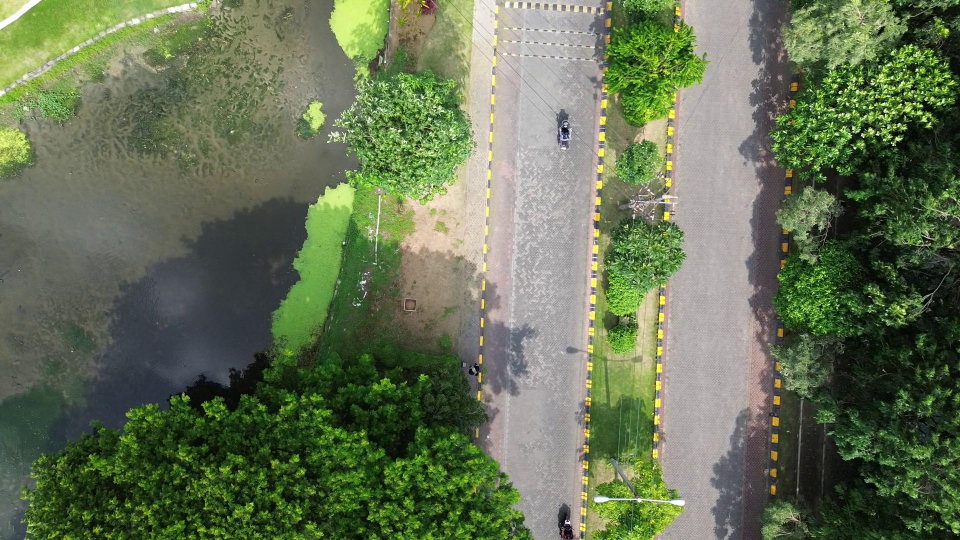
#> input picture dataset2/frame_20250206_072846_184100.jpg, 1920 x 1080 px (shown at 1/2 size); its folder holds 4 pictures in this run
$ python evaluation_orb.py
#> lines starting #> are read from the running program, lines starting #| are printed output that depends on the picture
import cv2
import numpy as np
import os
import csv
import psutil
import time

# ================= UTIL =================

def auto_crop(image):
    gray = cv2.cvtColor(image, cv2.COLOR_BGR2GRAY)
    _, thresh = cv2.threshold(gray, 1, 255, cv2.THRESH_BINARY)
    contours, _ = cv2.findContours(thresh, cv2.RETR_EXTERNAL, cv2.CHAIN_APPROX_SIMPLE)
    if contours:
        x, y, w, h = cv2.boundingRect(max(contours, key=cv2.contourArea))
        return image[y:y+h, x:x+w]
    return image

def blend_images(base_img, overlay_img, x, y):
    h, w = overlay_img.shape[:2]
    roi = base_img[y:y+h, x:x+w]

    gray = cv2.cvtColor(overlay_img, cv2.COLOR_BGR2GRAY)
    _, mask = cv2.threshold(gray, 1, 255, cv2.THRESH_BINARY)

    bg = cv2.bitwise_and(roi, roi, mask=cv2.bitwise_not(mask))
    fg = cv2.bitwise_and(overlay_img, overlay_img, mask=mask)

    base_img[y:y+h, x:x+w] = cv2.add(bg, fg)
    return base_img

# ================= EVALUATION =================

def evaluate_pair_orb(img1, img2):
    start = time.time()

    gray1 = cv2.cvtColor(img1, cv2.COLOR_BGR2GRAY)
    gray2 = cv2.cvtColor(img2, cv2.COLOR_BGR2GRAY)

    orb = cv2.ORB_create(nfeatures=40000)
    kp1, des1 = orb.detectAndCompute(gray1, None)
    kp2, des2 = orb.detectAndCompute(gray2, None)

    if des1 is None or des2 is None:
        return None, None

    bf = cv2.BFMatcher(cv2.NORM_HAMMING)
    matches = bf.knnMatch(des1, des2, k=2)

    good = [m for m, n in matches if m.distance < 0.75 * n.distance]

    if len(good) < 10:
        return None, None

    src = np.float32([kp1[m.queryIdx].pt for m in good]).reshape(-1,1,2)
    dst = np.float32([kp2[m.trainIdx].pt for m in good]).reshape(-1,1,2)

    H, mask = cv2.findHomography(src, dst, cv2.RANSAC, 5.0)
    if H is None:
        return None, None

    inliers = int(mask.sum())
    projected = cv2.perspectiveTransform(src, H)
    reproj_error = np.mean(np.linalg.norm(projected - dst, axis=2))
    elapsed = time.time() - start

    stats = {
        "kp1": len(kp1),
        "kp2": len(kp2),
        "total_matches": len(matches),
        "good_matches": len(good),
        "inliers": inliers,
        "reproj_error": round(reproj_error, 2),
        "time": round(elapsed, 2)
    }

    return H, stats

def stitch_pair(base, img, H):
    h1, w1 = base.shape[:2]
    h2, w2 = img.shape[:2]

    corners = np.float32([[0,0],[0,h1],[w1,h1],[w1,0]]).reshape(-1,1,2)
    warped = cv2.perspectiveTransform(corners, H)

    all_corners = np.concatenate((warped,
        np.float32([[0,0],[0,h2],[w2,h2],[w2,0]]).reshape(-1,1,2)))

    xmin, ymin = np.int32(all_corners.min(axis=0).ravel())
    xmax, ymax = np.int32(all_corners.max(axis=0).ravel())

    T = np.array([[1,0,-xmin],[0,1,-ymin],[0,0,1]])
    result = cv2.warpPerspective(base, T @ H, (xmax-xmin, ymax-ymin))
    return blend_images(result, img, -xmin, -ymin)

# ================= PIPELINE =================

def run_photogrammetry_orb(folder):
#> called with folder = 'dataset2'
    files = sorted([os.path.join(folder,f) for f in os.listdir(folder)
                    if f.lower().endswith(('.jpg','.png','.jpeg'))])
    images = [cv2.imread(f) for f in files]
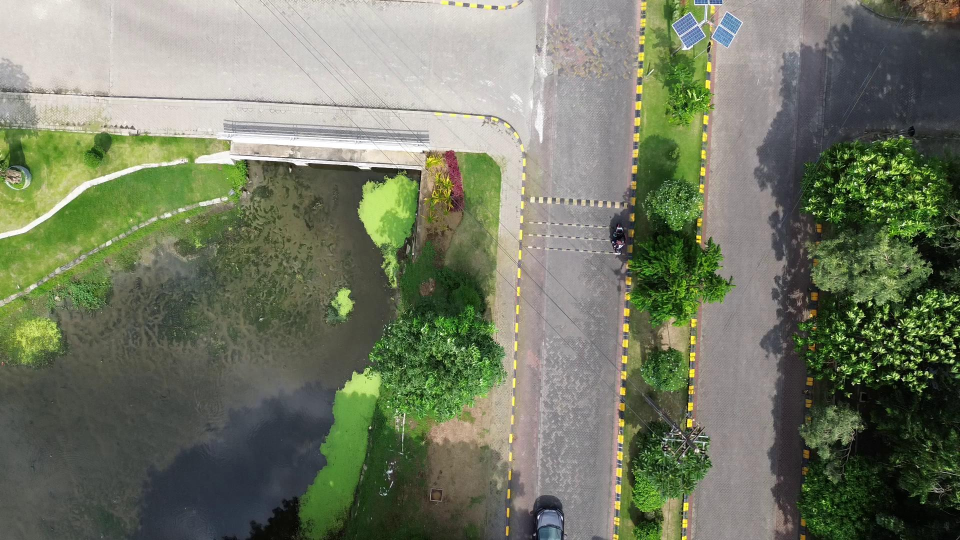
#> input picture dataset2/frame_20250206_072850_054633.jpg, 1920 x 1080 px (shown at 1/2 size)
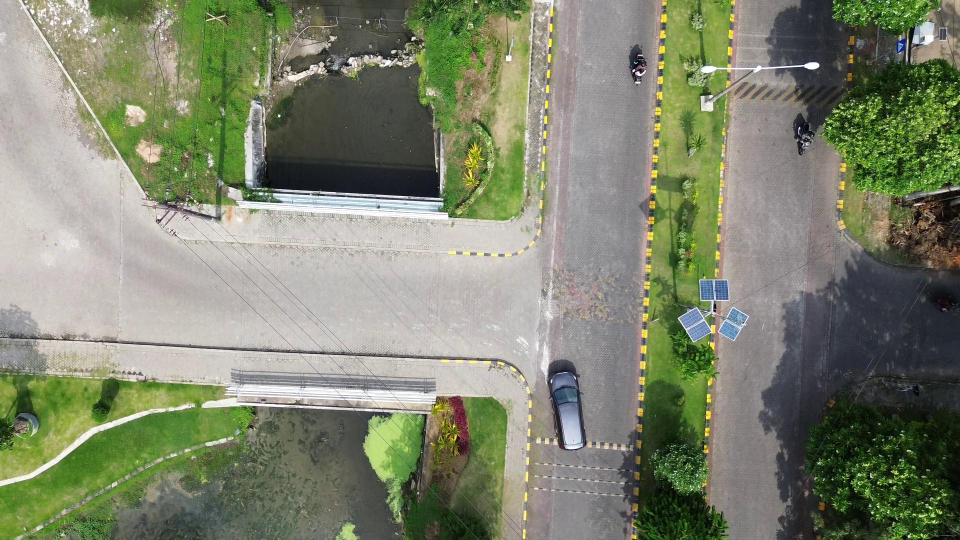
#> input picture dataset2/frame_20250206_072853_925166.jpg, 1920 x 1080 px (shown at 1/2 size)
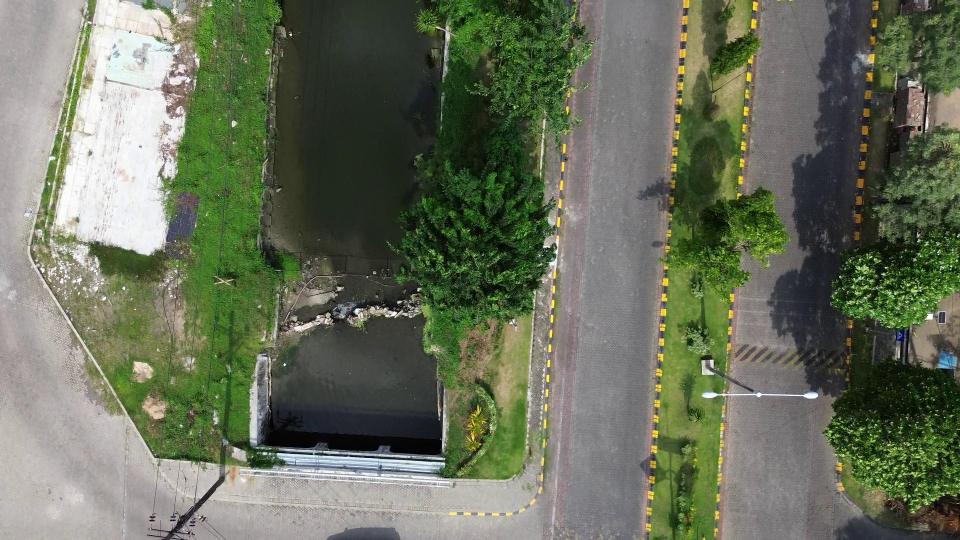
#> input picture dataset2/frame_20250206_072857_795700.jpg, 1920 x 1080 px (shown at 1/2 size)
#> images = 4 items

    total_images = len(images)
#> total_images = 4
    print(f"Total images to process: {total_images}")
#| Total images to process: 4

    stitched = images[0]
#> stitched is the input picture: shape (1080, 1920, 3); mean B, G, R 84, 114, 101.3
    process = psutil.Process(os.getpid())

    kp1_list, kp2_list = [], []

    with open("evaluation_orb.csv", "w", newline="") as f:
        writer = csv.writer(f)
        writer.writerow([
            "Pair",
            "KP Img1",
            "KP Img2",
            "Total Matches",
            "Good Matches",
            "Inliers",
            "Reprojection Error",
            "Time (s)",
            "Memory (MB)"
        ])

        for i in range(1, total_images):
            progress = (i / (total_images - 1)) * 100
            print(f"Processing image {i+1}/{total_images} ({progress:.1f}%)")

            H, stats = evaluate_pair_orb(images[i-1], images[i])
            if H is None:
                print("  ⚠ Pair skipped (insufficient matches)")
                continue

            stitched = stitch_pair(stitched, images[i], H)

            mem = process.memory_info().rss / (1024*1024)
            writer.writerow([
                i,
                stats["kp1"],
                stats["kp2"],
                stats["total_matches"],
                stats["good_matches"],
                stats["inliers"],
                stats["reproj_error"],
                stats["time"],
                round(mem,2)
            ])

            # simpan untuk statistik keypoint
            kp1_list.append(stats["kp1"])
            kp2_list.append(stats["kp2"])

            if i % 5 == 0:
                stitched = auto_crop(stitched)
                stitched = cv2.resize(
                    stitched,
                    (stitched.shape[1]//2, stitched.shape[0]//2),
                    interpolation=cv2.INTER_AREA
                )
#> this loop made 1 pass
#> (progress, matches in evaluate_pair_orb, good in evaluate_pair_orb, inliers in evaluate_pair_orb, reproj_error in evaluate_pair_orb, xmin in stitch_pair, ymin in stitch_pair, xmax in stitch_pair) on pass 1: (33.33, 39431 matches, 730 matches, 469, 84.18, 0, 0, 1979)
#| Processing image 2/4 (33.3%)
#> pass 1, in evaluate_pair_orb, `gray2 = cv2.cvtColor(img2, cv2.COLOR_BGR2GRAY)`:
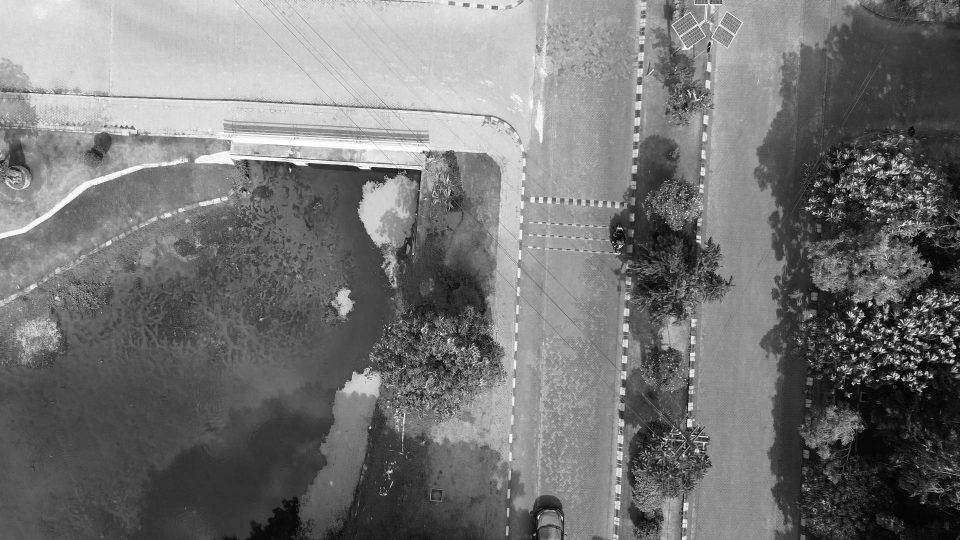
#> gray2: shape (1080, 1920) (shown at 1/2 size); min 0, max 255, mean 116.8
#> pass 1, in stitch_pair, `result = cv2.warpPerspective(base, T @ H, (xmax-xmin, ymax-ymin))`:
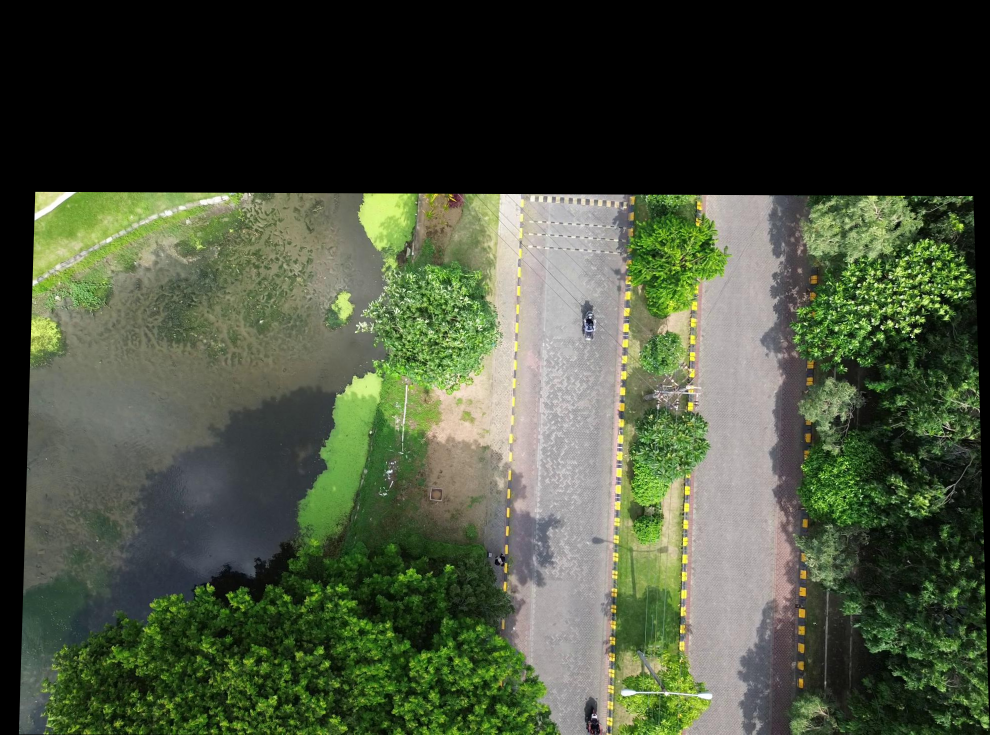
#> result: shape (1469, 1979, 3) (shown at 1/2 size); mean B, G, R 59.2, 80.5, 71.4
#> pass 1, in blend_images, `roi = base_img[y:y+h, x:x+w]`:
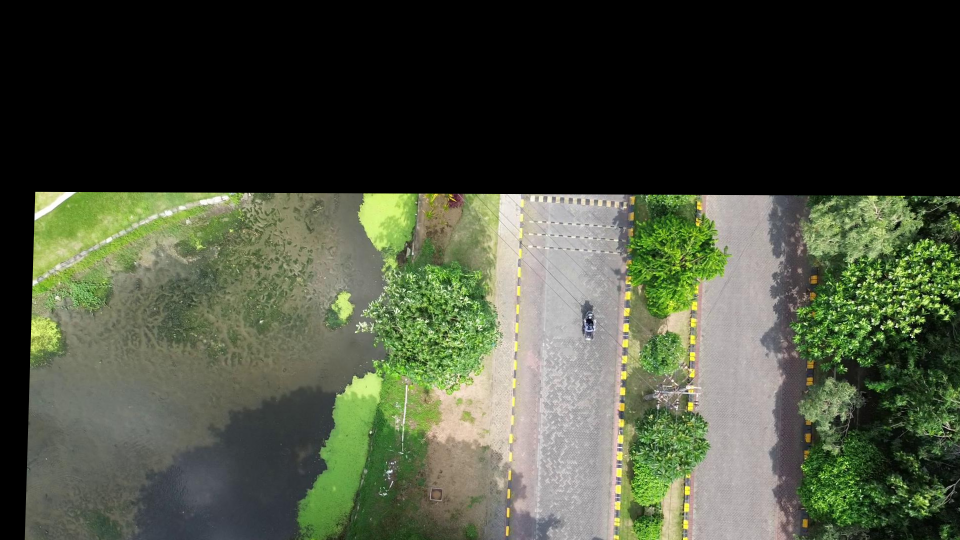
#> roi: shape (1080, 1920, 3) (shown at 1/2 size); mean B, G, R 61.1, 79.9, 73.3
#> after the loop:
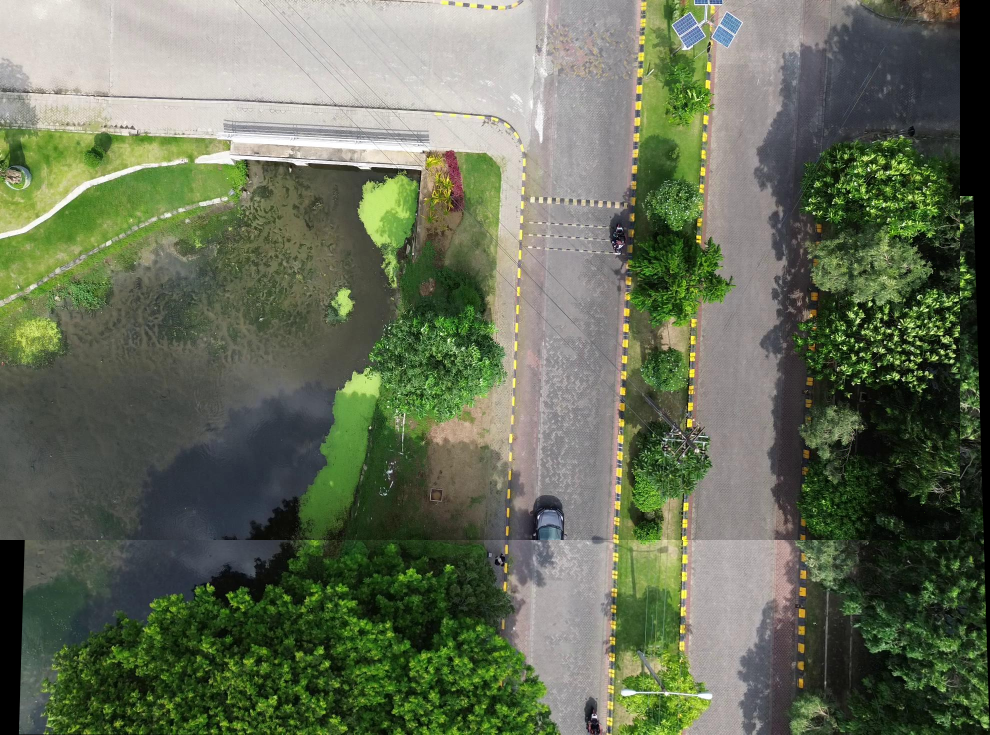
#> stitched: shape (1469, 1979, 3) (shown at 1/2 size); mean B, G, R 87, 109.9, 101
#> after the loop, kp1_list = []; kp2_list = []

    stitched = auto_crop(stitched)

    # ================= KEYPOINT STATISTICS =================
    def summarize_keypoints(kp_list, name):
        kp_array = np.array(kp_list)
        print(f"\n{name} Statistics:")
        print(f"  Min: {kp_array.min()}")
        print(f"  Mean: {kp_array.mean():.2f}")
        print(f"  Median: {np.median(kp_array)}")
        print(f"  Max: {kp_array.max()}")

    summarize_keypoints(kp1_list, "KP Img1")
    summarize_keypoints(kp2_list, "KP Img2")

    print(f"\nPhotogrammetry ORB completed: {total_images} images processed.")
    return stitched

# ================= RUN =================

#> (the run stopped early here; a loop or call above may not have finished)
